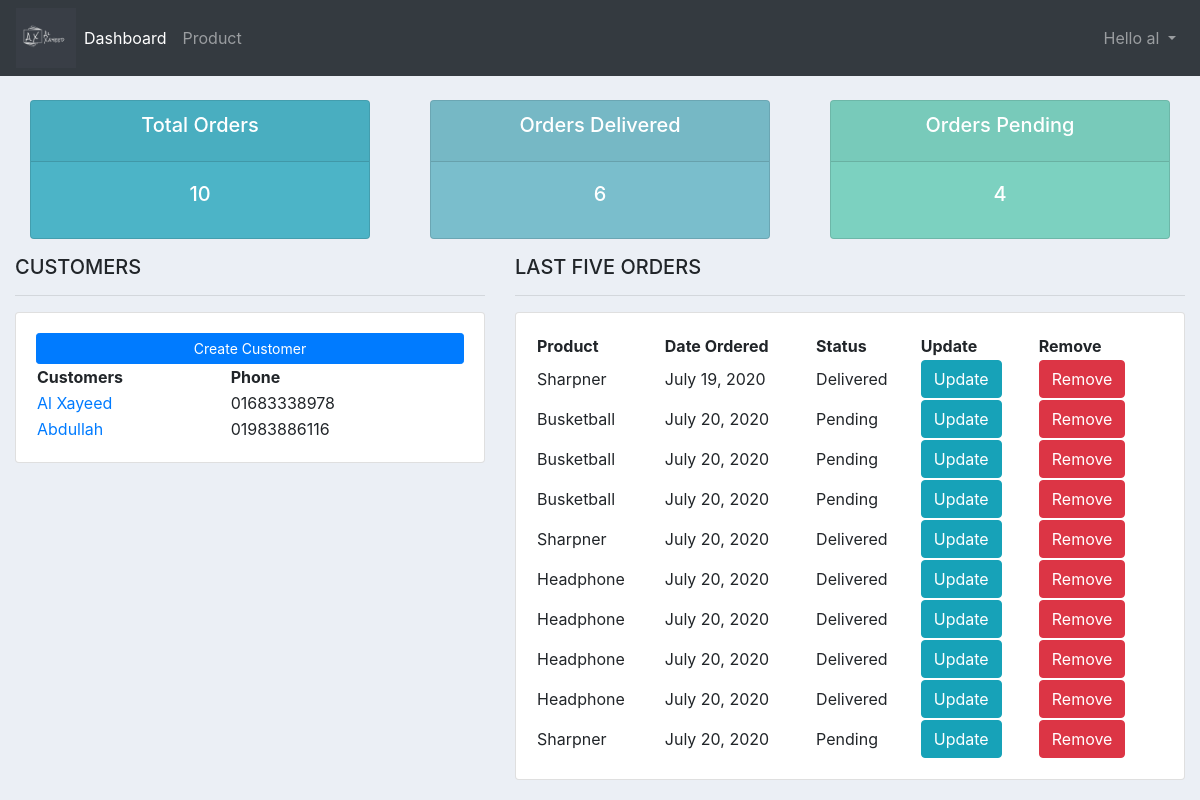
Before: / (signed in) with the older database file.
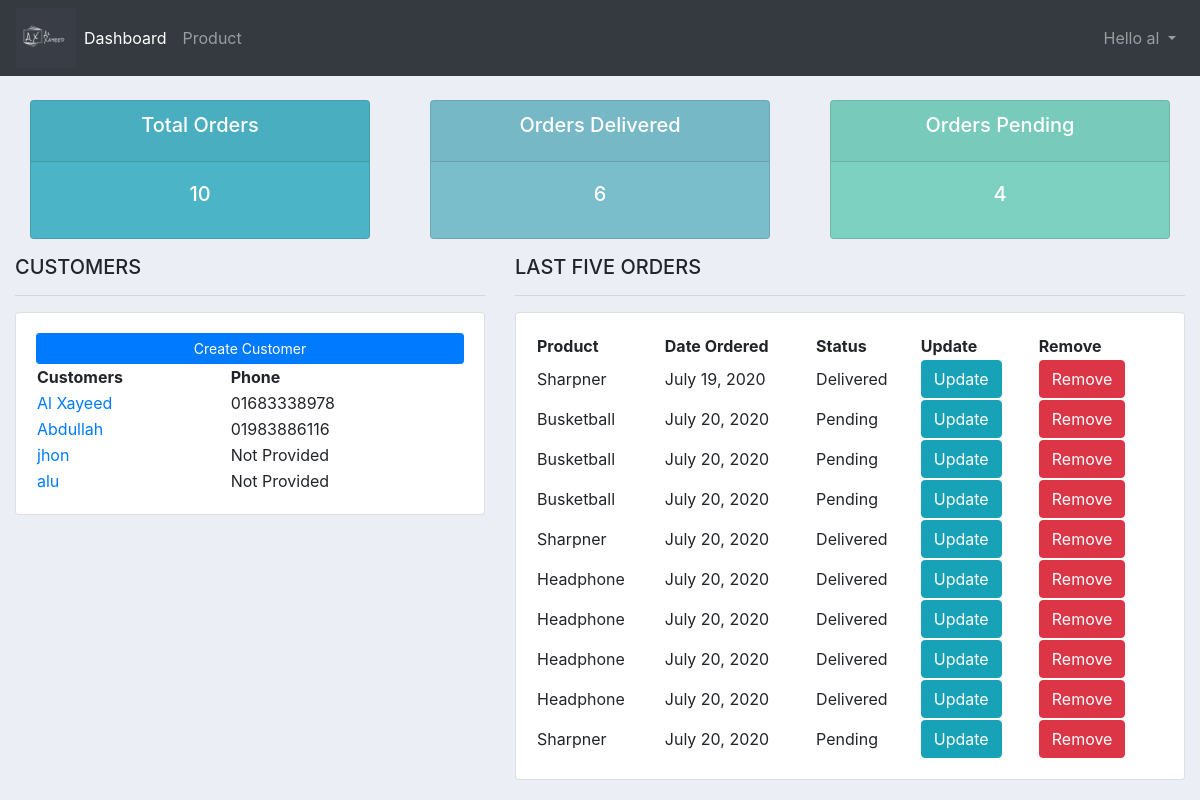
After: the same page with the newer database file.
### accounts/models.py (models this page shows, shortened)
class Customer(models.Model):
    user = models.OneToOneField(User, null=True, on_delete=models.CASCADE)
    name = models.CharField(max_length=200, null=True)
    phone = models.CharField(max_length=15, null=True)
    email = models.CharField(max_length=50, null=True)
    profile_pic = models.ImageField(null=True, blank=True)
    date_joined = models.DateTimeField(auto_now_add=True, null=True, blank= True)

class Order(models.Model):
    STATUS = (
        ('Pending', 'Pending'),
        ('Out of Stock', 'Stock Out'),
        ('Delivered', 'Delivered'),
    )
    customer = models.ForeignKey(Customer,null=True, on_delete=models.CASCADE) #Order will be deleted if the customer is deleted
    product = models.ForeignKey(Product, null=True,on_delete=models.SET_NULL) #if the Product is deleted,order will remain same with a null value for product
    date_ordered = models.DateTimeField(auto_now_add=True, null=True)
    status = models.CharField(max_length=50, null=True, choices=STATUS)
    note = models.CharField(max_length=500, null=True)

class Product(models.Model):
    CATAGORY = (
        ('Indoor', 'Indoor'),
        ('Outdoor', 'Out door')
    )
    name = models.CharField(max_length=100, null=True)
    price = models.FloatField(null=True)
    catagory = models.CharField(max_length=100, choices=CATAGORY, null=True)
    description = models.CharField(max_length=200, null=True)
    date_created = models.DateTimeField(auto_now_add=True)
    tags = models.ManyToManyField(Tag)
    def __str__(self):
        return self.name

### accounts/decorators.py (the view)
        def wrapper_func(request, *args, **kwargs):
            group = None
            if request.user.groups.exists():
                group = request.user.groups.all()[0].name
            if group == 'customer':
                return redirect('user_home')
            if group == 'admin':
                return view_func(request, *args, **kwargs)

### accounts/views.py (called while the page is built)
@login_required(login_url='login')
@admin_only
def home(request):
    orders = Order.objects.all()
    customers = Customer.objects.all()
    total_customers = customers.count()
    total_orders = orders.count()
    delivered = orders.filter(status='Delivered').count()
    pending = orders.filter(status='Pending').count()
    context = {'orders': orders, 'customers': customers, 'total_orders': total_orders , 'delivered': delivered, 'pending' : pending}
    return render(request, 'accounts/index.html', context)

### accounts/templates/accounts/index.html (shortened to what this page needs)
{% extends 'accounts/base.html' %}
{% block content %}
{% include 'accounts/status.html' %}
<div class="row">
    <div class="col-md-5">
        <h5>CUSTOMERS</h5>
        <hr>
        <div class="card card-body">
            <a class="btn btn-primary btn-sm btn-block" href="">Create Customer</a>
            <table table table-sm>
                <tr>
                    <th>Customers</th>
                    <th>Phone</th>
                </tr>
                {% for i in customers %}
                <tr>
                    <td><a style="text-decoration: none;" href="{% url 'customer' i.id %}">
                        {% if i.name %}{{ i.name }}
                        {% else %}{{ i.user }}</a></td>
                        {% endif %}
                    <td>{% if i.phone %}{{ i.phone }}
                        {% else %}{{ 'Not Provided' }}</a></td>
                        {% endif %}</td>
                </tr>
                {% endfor %}
            </table>
        </div>
    </div>
    <div class="col-md-7">
        <h5>LAST FIVE ORDERS</h5>
        <hr>
        <div class="card card-body">
            <table table table-sm>
                <tr>
                    <th>Product</th>
                    <th>Date Ordered</th>
                    <th>Status</th>
                    <th>Update</th>
                    <th>Remove</th>
                </tr>
                {% for i in orders %}
                <tr>
                    <td>{{ i.product }}</td>
                    <td>{{ i.date_ordered.date }}</td>
                    <td>{{ i.status }}</td>
                    <td><a class="btn btn-info" href="{% url 'update_order' i.id%}"> Update</td>
                    <td><a class="btn btn-danger" href="{% url 'delete_order' i.id %}"> Remove</td>
                </tr>
                {% endfor %}
            </table>
        </div>
    </div>
</div>
{% endblock %}

### accounts/templates/accounts/base.html (shortened to what this page needs)
{% load static %}
<!DOCTYPE html>
<html lang="en">
<head>
    <link rel="stylesheet" href="https://stackpath.bootstrapcdn.com/bootstrap/4.5.0/css/bootstrap.min.css">
    <link rel="stylesheet" href="{% static '/css/main.css'%}">
	<link rel="stylesheet" href="https://use.fontawesome.com/releases/v5.6.1/css/all.css">
</head>
<body>
    {% include 'accounts/navbar.html' %}
    <div class="container-fluid">
    {% block content %}
    {% endblock %}
</div>
</body>
</html>

### accounts/templates/accounts/navbar.html (shortened to what this page needs)
{% load static %}
<nav class="navbar navbar-expand-lg navbar-dark bg-dark">
    <img src="{% static '/img/logo.png' %}"  alt="CRM" id="logo">
    <div class="collapse navbar-collapse" id="navbarNav">
      {% if request.user.is_staff %}
      <ul class="navbar-nav">
        <li class="nav-item active">
          <a class="nav-link" href="{% url 'home' %}">Dashboard <span class="sr-only">(current)</span></a>
        </li>
        <li class="nav-item">
          <a class="nav-link" href="{% url 'product' %}">Product</a>
        </li>
      </ul>
      {% endif %}
      <li class="nav-item dropdown navbar-nav ml-auto">
        <a class="nav-link dropdown-toggle" href="#" id="navbarDropdown" role="button" data-toggle="dropdown" aria-haspopup="true" aria-expanded="false">
        {% if user %}
        Hello {{ request.user }}
        {% endif %}
        </a>
      </li>
    </div>
  </nav>

### accounts/templates/accounts/status.html
<br>
<div class="row">
    <div class="col">
        <div class="col-md">
            <div class="card text-center text-white mb-3" id="total-orders">
                <div class="card-header">
                    <h5 class="card-title"> Total Orders</h5>
                </div>
                <div class="card-body">
                    <h5 class="card-title">{{ total_orders }}</h5>
                </div>
            </div>
        </div>
    </div>
    <div class="col">
        <div class="col-md">
            <div class="card text-center text-white mb-3" id="orders-delivered">
                <div class="card-header">
                    <h5 class="card-title"> Orders Delivered </h5>
                </div>
                <div class="card-body">
                    <h5 class="card-title">{{delivered}}</h5>
                </div>
            </div>
        </div>
    </div>
    <div class="col">
        <div class="col-md">
            <div class="card text-center text-white mb-3" id="orders-pending">
                <div class="card-header">
                    <h5 class="card-title"> Orders Pending</h5>
                </div>
                <div class="card-body">
                    <h5 class="card-title">{{pending}}</h5>
                </div>
            </div>
        </div>
    </div>
</div>

### static/css/main.css (style rules this page uses)
#logo { max-width: 60px; max-height: 60px; }
body { background-color: #ebeff5; }
#total-orders { background-color: #4cb4c7; }
#orders-delivered { background-color: #7abecc; }
#orders-pending { background-color: #7CD1C0; }

Changed rows visible on the page:
added Customer: user "jhon", value "Not Provided"
added Customer: user "alu", value "Not Provided"
